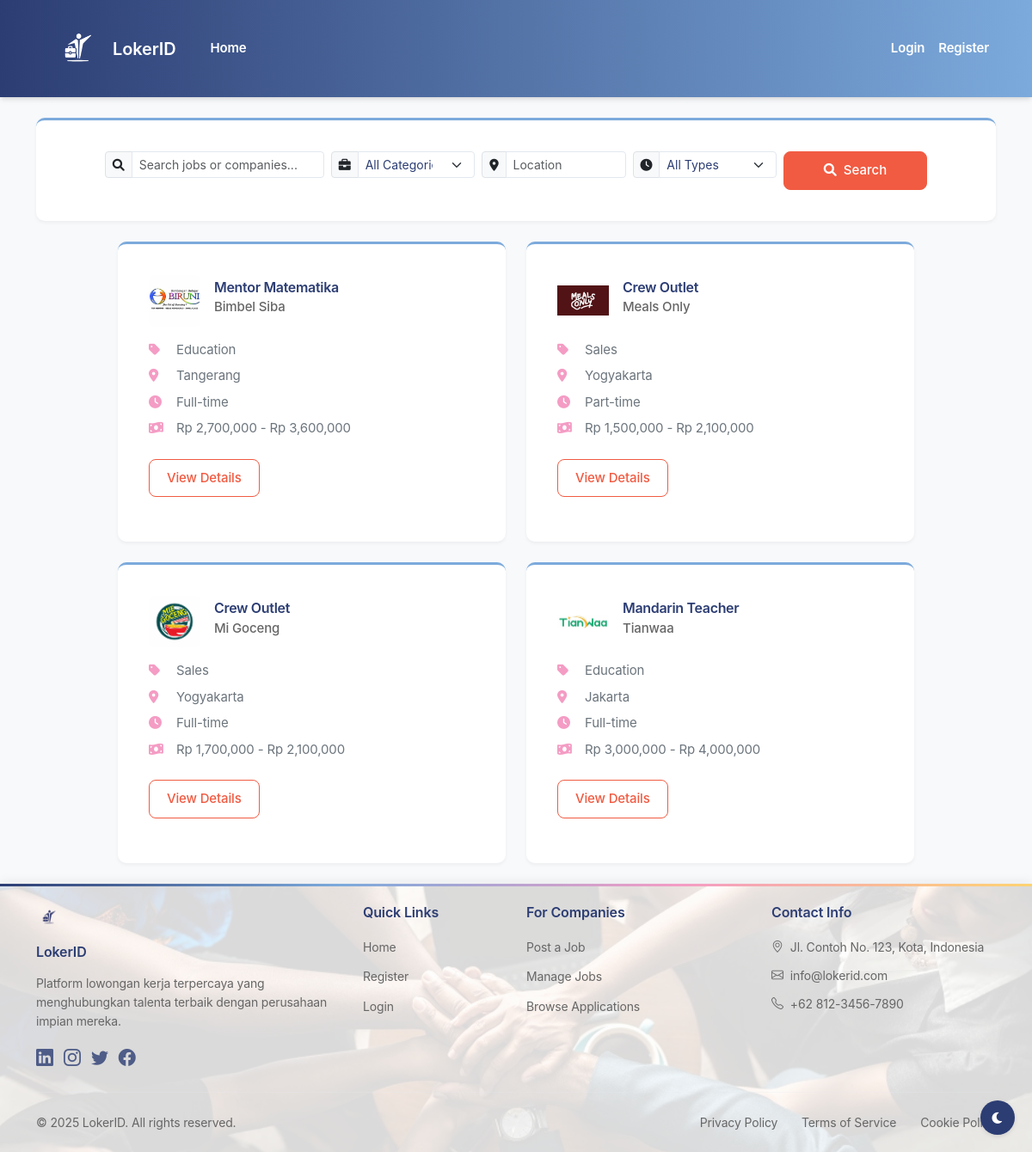
The page / on the database its author committed.
### tables this page shows
CREATE TABLE job_listings (
    id INT PRIMARY KEY AUTO_INCREMENT,
    company_id INT NOT NULL,
    category_id INT NOT NULL,
    title VARCHAR(255) NOT NULL,
    job_type ENUM('Full-time', 'Part-time', 'Remote', 'Freelance') NOT NULL,
    salary_min DECIMAL(12,2),
    salary_max DECIMAL(12,2),
    location TEXT,
    description TEXT NOT NULL,
    requirements TEXT NOT NULL,
    deadline_date DATE NOT NULL,
    created_at TIMESTAMP DEFAULT CURRENT_TIMESTAMP,
    FOREIGN KEY (company_id) REFERENCES companies(id),
    FOREIGN KEY (category_id) REFERENCES job_categories(id)
);

CREATE TABLE companies (
    id INT PRIMARY KEY AUTO_INCREMENT,
    user_id INT NOT NULL,
    company_name VARCHAR(255) NOT NULL,
    logo_path VARCHAR(255),
    location TEXT,
    FOREIGN KEY (user_id) REFERENCES users(id)
);

CREATE TABLE job_categories (
    id INT PRIMARY KEY AUTO_INCREMENT,
    name VARCHAR(100) NOT NULL
);

### index.php (the view, shortened to what this page needs)
<?php
require_once 'config/database.php';
$search = isset($_GET['search']) ? $_GET['search'] : '';
$location = isset($_GET['location']) ? $_GET['location'] : '';
$query = "
    SELECT
        j.*,
        c.company_name,
        c.logo_path,
        cat.name as category_name
    FROM job_listings j
    JOIN companies c ON j.company_id = c.id
    JOIN job_categories cat ON j.category_id = cat.id
    WHERE j.deadline_date >= CURRENT_DATE()
";
$query .= " ORDER BY j.created_at DESC";
$stmt = $conn->prepare($query);
$stmt->execute();
$jobs = $stmt->fetchAll(PDO::FETCH_ASSOC);
?>
<!DOCTYPE html>
<html lang="en">
<head>    <meta charset="UTF-8">
    <link href="https://cdn.jsdelivr.net/npm/bootstrap@5.3.0/dist/css/bootstrap.min.css" rel="stylesheet">
    <link rel="stylesheet" href="https://cdn.jsdelivr.net/npm/bootstrap-icons@1.11.3/font/bootstrap-icons.min.css">
    <link rel="stylesheet" href="https://cdnjs.cloudflare.com/ajax/libs/font-awesome/6.0.0/css/all.min.css">
    <link rel="stylesheet" href="assets/css/style.css">
</head>
<body>
    <?php include 'components/navbar.php'; ?>
    <div class="container mt-4">
        <div class="card mb-4">
            <div class="card-body p-3">
                <form action="" method="GET" class="row g-2 justify-content-center">
                    <div class="col-md-3">
                        <div class="input-group input-group-sm">
                            <span class="input-group-text"><i class="fas fa-search"></i></span>
                            <input type="text" class="form-control" name="search" placeholder="Search jobs or companies..." value="<?php echo htmlspecialchars($search); ?>">
                        </div>
                    </div>
                    <div class="col-md-2">
                        <div class="input-group input-group-sm">
                            <span class="input-group-text"><i class="fas fa-briefcase"></i></span>
                            <select name="category" class="form-select">
                                <option value="">All Categories</option>
                            </select>
                        </div>
                    </div>
                    <div class="col-md-2">
                        <div class="input-group input-group-sm">
                            <span class="input-group-text"><i class="fas fa-map-marker-alt"></i></span>
                            <input type="text" class="form-control" name="location" placeholder="Location" value="<?php echo htmlspecialchars($location); ?>">
                        </div>
                    </div>
                    <div class="col-md-2">
                        <div class="input-group input-group-sm">
                            <span class="input-group-text"><i class="fas fa-clock"></i></span>
                            <select name="job_type" class="form-select">
                                <option value="">All Types</option>
                            </select>
                        </div>
                    </div>
                    <div class="col-md-2">
                        <button type="submit" class="btn btn-primary btn-sm w-100">
                            <i class="fas fa-search me-2"></i>Search
                        </button>
                    </div>
                </form>
            </div>
        </div>
        <div class="row justify-content-center">
            <?php foreach ($jobs as $job): ?>
                <div class="col-md-5 mb-4">
                    <div class="card h-100">
                        <div class="card-body p-3">
                            <div class="d-flex align-items-center mb-3">
                                <img src="<?php echo htmlspecialchars($job['logo_path']); ?>" alt="Company Logo" class="company-logo me-3" style="width: 60px; height: 60px; object-fit: contain;">
                                <div>
                                    <h5 class="card-title mb-1"><?php echo htmlspecialchars($job['title']); ?></h5>
                                    <h6 class="company-name text-muted"><?php echo htmlspecialchars($job['company_name']); ?></h6>
                                </div>
                            </div>
                            <div class="job-info">
                                <p class="mb-2">
                                    <i class="fas fa-tag me-2"></i>
                                    <?php echo htmlspecialchars($job['category_name']); ?>
                                </p>
                                <p class="mb-2">
                                    <i class="fas fa-map-marker-alt me-2"></i>
                                    <?php echo htmlspecialchars($job['location']); ?>
                                </p>
                                <p class="mb-2">
                                    <i class="fas fa-clock me-2"></i>
                                    <?php echo htmlspecialchars($job['job_type']); ?>
                                </p>
                                <?php if ($job['salary_min'] && $job['salary_max']): ?>
                                    <p class="mb-2">
                                        <i class="fas fa-money-bill-wave me-2"></i>
                                        Rp <?php echo number_format($job['salary_min']); ?> -
                                        Rp <?php echo number_format($job['salary_max']); ?>
                                    </p>
                                <?php endif; ?>
                            </div>
                            <a href="job-detail.php?id=<?php echo $job['id']; ?>" class="btn btn-outline-primary mt-3">View Details</a>
                        </div>
                    </div>
                </div>
            <?php endforeach; ?>
        </div>    </div>
    <?php include 'components/footer.php'; ?>
    <button class="theme-toggle" id="themeToggle" title="Toggle Dark/Light Mode">
        <i class="fas fa-moon"></i>
    </button>
</body>
</html>

### components/navbar.php (shortened to what this page needs)
<?php
function isLoggedIn() {
    return isset($_SESSION['user_id']);
}
function isCompany() {
    return isLoggedIn() && $_SESSION['user_role'] == 'company';
}
?>
<nav class="navbar navbar-expand-lg navbar-dark" style="background-color: rgba(13, 110, 253, 0.7); backdrop-filter: blur(10px);">
    <div class="container">
        <a class="navbar-brand" href="<?php echo isCompany() ? '/lokerid_website/lokerid/company/dashboard.php' : '/lokerid_website/lokerid/index.php'; ?>">
            <img src="/lokerid_website/lokerid/img/logo.png" alt="LokerID Logo" height="60" style="object-fit: contain;" class="d-inline-block align-text-top me-2">
            <span class="fs-5">LokerID</span>
        </a>
        <div class="collapse navbar-collapse" id="navbarNav">
            <ul class="navbar-nav me-auto">
                <li class="nav-item">
                    <a class="nav-link" href="index.php">Home</a>
                </li>
            </ul>
            <ul class="navbar-nav">
                <?php if (isset($_SESSION['user_id'])): ?>
                    <li class="nav-item dropdown">
                        <a class="nav-link dropdown-toggle d-flex align-items-center" href="#" id="navbarDropdown" role="button" data-bs-toggle="dropdown">
                            <?php if ($_SESSION['user_role'] == 'job_seeker'): ?>
                                <?php
                                $profile_pic = '';
                                if (isset($conn)) {
                                    try {
                                        $stmt = $conn->prepare("SELECT profile_picture FROM users WHERE id = :user_id");
                                        $stmt->bindParam(':user_id', $_SESSION['user_id']);
                                        $stmt->execute();
                                        $user_data = $stmt->fetch(PDO::FETCH_ASSOC);
                                        $profile_pic = $user_data['profile_picture'] ?? '';
                                    } catch (Exception $e) {
                                        $profile_pic = '';
                                    }
                                }
                                ?>
                                <img src="<?php echo !empty($profile_pic) ? htmlspecialchars($profile_pic) : 'https://via.placeholder.com/30x30/6c757d/ffffff?text=' . substr($_SESSION['full_name'] ?? 'U', 0, 1); ?>"
                                     alt="Profile" class="rounded-circle me-2" width="30" height="30" style="object-fit: cover;">
                            <?php endif; ?>
                            <span>
                                <?php
                                if ($_SESSION['user_role'] == 'company') {
                                    echo htmlspecialchars($_SESSION['company_name'] ?? $_SESSION['full_name'] ?? 'Company');
                                } else {
                                    echo htmlspecialchars($_SESSION['full_name'] ?? 'User');
                                }
                                ?>
                            </span>
                        </a>
                        <ul class="dropdown-menu dropdown-menu-end">
                            <?php if ($_SESSION['user_role'] == 'company'): ?>
                                <li><a class="dropdown-item" href="company/profile.php">
                                    <i class="fas fa-building me-2"></i>Company Profile
                                </a></li>
                            <?php else: ?>
                                <li><a class="dropdown-item" href="profile.php">
                                    <i class="fas fa-user me-2"></i>My Profile
                                </a></li>
                                <li><a class="dropdown-item" href="my-applications.php">
                                    <i class="fas fa-file-alt me-2"></i>My Applications
                                </a></li>
                            <?php endif; ?>
                            <li><hr class="dropdown-divider"></li>
                            <li><a class="dropdown-item" href="/lokerid_website/lokerid/logout.php">
                                <i class="fas fa-sign-out-alt me-2"></i>Logout
                            </a></li>
                        </ul>
                    </li>
                <?php else: ?>
                    <li class="nav-item">
                        <a class="nav-link" href="login.php">Login</a>
                    </li>
                    <li class="nav-item">
                        <a class="nav-link" href="register.php">Register</a>
                    </li>
                <?php endif; ?>
            </ul>
        </div>
    </div>
</nav>

### components/footer.php
<?php
$currentYear = date('Y');
?>
<footer class="footer mt-auto py-4">
    <div class="container">
        <div class="row g-4">
            <div class="col-lg-4 col-md-6">
                <div class="footer-brand mb-3">
                    <img src="/codekeni/lokerid/img/logo.png" alt="LokerID Logo" height="30" class="mb-3">
                    <h5 class="mb-3">LokerID</h5>
                </div>
                <p class="footer-description">Platform lowongan kerja terpercaya yang menghubungkan talenta terbaik dengan perusahaan impian mereka.</p>
                <div class="social-links mt-3">
                    <a href="#" class="me-2"><i class="bi bi-linkedin"></i></a>
                    <a href="#" class="me-2"><i class="bi bi-instagram"></i></a>
                    <a href="#" class="me-2"><i class="bi bi-twitter"></i></a>
                    <a href="#"><i class="bi bi-facebook"></i></a>
                </div>
            </div>
            <div class="col-lg-2 col-md-6">
                <h6 class="footer-title">Quick Links</h6>
                <ul class="footer-links">
                    <li><a href="/codekeni/lokerid/index.php">Home</a></li>
                    <li><a href="/codekeni/lokerid/register.php">Register</a></li>
                    <li><a href="/codekeni/lokerid/login.php">Login</a></li>
                </ul>
            </div>
            <div class="col-lg-3 col-md-6">
                <h6 class="footer-title">For Companies</h6>
                <ul class="footer-links">
                    <li><a href="/codekeni/lokerid/company/dashboard.php">Post a Job</a></li>
                    <li><a href="/codekeni/lokerid/company/jobs.php">Manage Jobs</a></li>
                    <li><a href="/codekeni/lokerid/company/applications.php">Browse Applications</a></li>
                </ul>
            </div>
            <div class="col-lg-3 col-md-6">
                <h6 class="footer-title">Contact Info</h6>
                <ul class="footer-contact">
                    <li>
                        <i class="bi bi-geo-alt me-2"></i>
                        Jl. Contoh No. 123, Kota, Indonesia
                    </li>
                    <li>
                        <i class="bi bi-envelope me-2"></i>
                        <a href="mailto:info@lokerid.com">info@lokerid.com</a>
                    </li>
                    <li>
                        <i class="bi bi-telephone me-2"></i>
                        <a href="tel:+6281234567890">+62 812-3456-7890</a>
                    </li>
                </ul>
            </div>
        </div>
        <hr class="footer-divider my-4">
        <div class="row align-items-center">
            <div class="col-md-6">
                <p class="copyright mb-0">© <?php echo $currentYear; ?> LokerID. All rights reserved.</p>
            </div>
            <div class="col-md-6 text-md-end">
                <div class="footer-bottom-links">
                    <a href="#">Privacy Policy</a>
                    <a href="#">Terms of Service</a>
                    <a href="#">Cookie Policy</a>
                </div>
            </div>
        </div>
    </div>
</footer>

### rows shown on the page
job_listings: company.logo_path (picture), title "Mentor Matematika", company.company_name "Bimbel Siba", category.name "Education", location "Tangerang", job_type "Full-time", salary_min "2,700,000", salary_max "3,600,000"
job_listings: company.logo_path (picture), title "Crew Outlet", company.company_name "Meals Only", category.name "Sales", location "Yogyakarta", job_type "Part-time", salary_min "1,500,000", salary_max "2,100,000"
job_listings: company.logo_path (picture), title "Crew Outlet", company.company_name "Mi Goceng", category.name "Sales", location "Yogyakarta", job_type "Full-time", salary_min "1,700,000", salary_max "2,100,000"
job_listings: company.logo_path (picture), title "Mandarin Teacher", company.company_name "Tianwaa", category.name "Education", location "Jakarta", job_type "Full-time", salary_min "3,000,000", salary_max "4,000,000"
